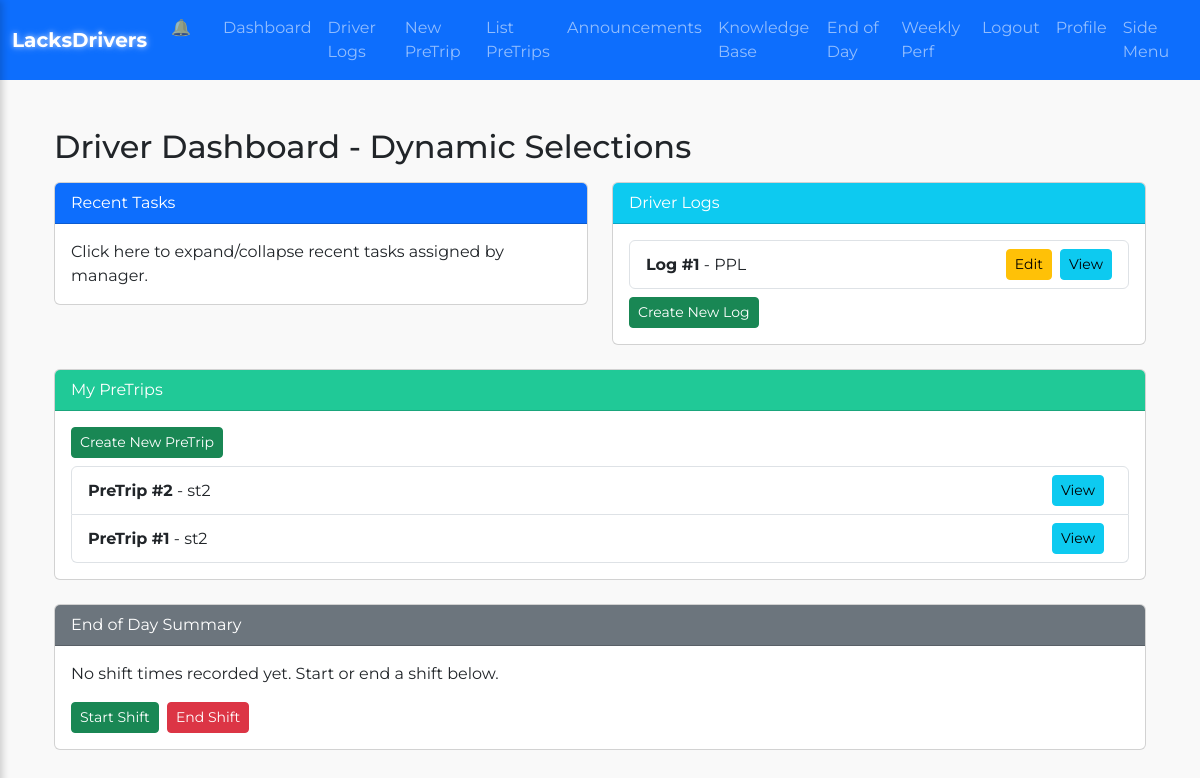
/dashboard (signed in), run on an earlier commit of the app's database.
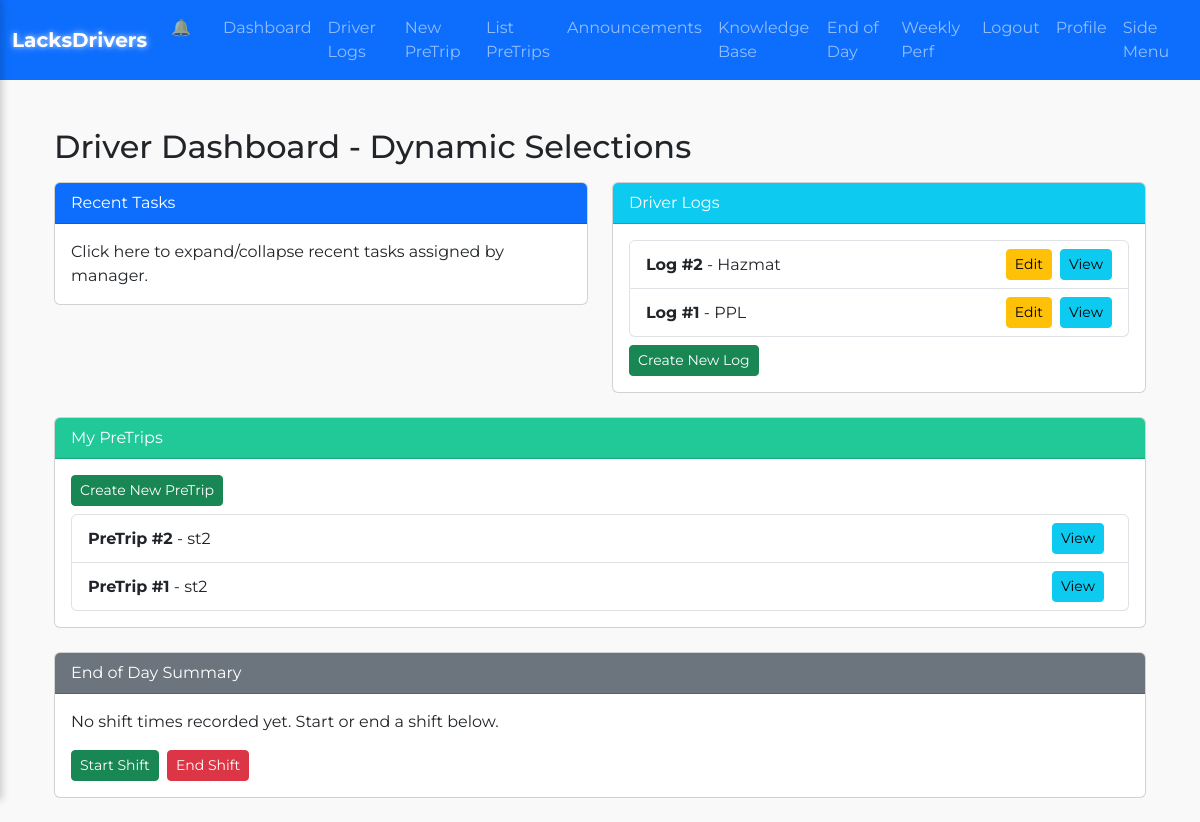
And on a later commit of the database.
### lacksdrivers.py (models this page shows)
class DriverLog(db.Model):
    __tablename__ = "driver_log"
    id = db.Column(db.Integer, primary_key=True)
    driver_id = db.Column(db.Integer, db.ForeignKey("user.id"), nullable=False)
    driver = db.relationship("User", backref="driver_logs", lazy="joined")
    date = db.Column(db.Date, default=date.today)
    arrive_time = db.Column(db.String(20))  # storing 12-hr string
    depart_time = db.Column(db.String(20))
    downtime_reason = db.Column(db.String(200), nullable=True)
    load_size = db.Column(db.String(10), nullable=False)
    plant_name = db.Column(db.String(20), nullable=False)
    maintenance = db.Column(db.Boolean, default=False)
    fuel = db.Column(db.Boolean, default=False)
    meeting = db.Column(db.Boolean, default=False)
    created_at = db.Column(db.DateTime, default=datetime.utcnow)
    updated_at = db.Column(db.DateTime, onupdate=datetime.utcnow)

class PreTrip(db.Model):
    __tablename__ = "pretrip"
    id = db.Column(db.Integer, primary_key=True)
    user_id = db.Column(db.Integer, db.ForeignKey("user.id"))
    pretrip_date = db.Column(db.Date, default=date.today)
    shift = db.Column(db.String(10), default="1st")
    truck_type = db.Column(db.String(20), default="Semi")
    truck_name = db.Column(db.String(50))
    start_mileage = db.Column(db.Integer, nullable=True)
    cab_doors_windows = db.Column(db.Boolean, default=False)
    body_doors = db.Column(db.Boolean, default=False)
    oil_leak = db.Column(db.Boolean, default=False)
    grease_leak = db.Column(db.Boolean, default=False)
    coolant_leak = db.Column(db.Boolean, default=False)
    fuel_leak = db.Column(db.Boolean, default=False)
    lights_working = db.Column(db.Boolean, default=False)
    tires_ok = db.Column(db.Boolean, default=False)
    damage_report = db.Column(db.Text, nullable=True)
    oil_system_status = db.Column(Enum(*ITEM_STATUSES, name="oil_system_enum"), default="operational")
    tires_status = db.Column(Enum(*ITEM_STATUSES, name="tires_enum"), default="operational")
    created_at = db.Column(db.DateTime, default=datetime.utcnow)
    updated_at = db.Column(db.DateTime, onupdate=datetime.utcnow)
    posttrip = db.relationship("PostTrip", uselist=False, backref="pretrip")

### lacksdrivers.py (the view, shortened to what this page needs)
@app.route("/dashboard", methods=["GET", "POST"])
@login_required
def dashboard():
    if current_user.role == "driver":
        logs = DriverLog.query.filter_by(driver_id=current_user.id)\
            .order_by(DriverLog.created_at.desc()).limit(5).all()
        pretrips = PreTrip.query.filter_by(user_id=current_user.id)\
            .order_by(PreTrip.created_at.desc()).limit(5).all()
        tasks = Task.query.filter_by(assigned_to=current_user.id)\
            .order_by(Task.created_at.desc()).limit(5).all()
    else:
        logs = DriverLog.query.order_by(DriverLog.created_at.desc()).limit(5).all()
        pretrips = PreTrip.query.order_by(PreTrip.created_at.desc()).limit(5).all()
        tasks = Task.query.order_by(Task.created_at.desc()).limit(5).all()
    dm_form = DirectMessageForm()
    all_users = User.query.filter(User.id != current_user.id).all()
    dm_form.receiver_id.choices = [(u.id, u.username) for u in all_users]
    inbox = DirectMessage.query.filter_by(receiver_id=current_user.id).order_by(DirectMessage.timestamp.desc()).all()
    outbox = DirectMessage.query.filter_by(sender_id=current_user.id).order_by(DirectMessage.timestamp.desc()).all()
    return render_template(
        "dashboard.html",
        logs=logs,
        pretrips=pretrips,
        tasks=tasks,
        dm_form=dm_form,
        inbox=inbox,
        outbox=outbox
    )

### lacksdrivers.py (called while the page is built)
@login_manager.user_loader
def load_user(user_id):
    return User.query.get(int(user_id))

### templates/dashboard.html (shortened to what this page needs)
{% extends "base.html" %}
{% block content %}
<div class="container fade-in" style="overflow-x:auto;">
  <h2 class="mt-4 mb-3">Driver Dashboard - Dynamic Selections</h2>
  <div class="row">
    <div class="col-12 col-lg-6 mb-4">
      <div
        class="card hover-card"
        data-bs-toggle="collapse"
        data-bs-target="#recentTasksCollapse"
        style="cursor: pointer;"
      >
        <div class="card-header bg-primary text-white">
          Recent Tasks
        </div>
        <div class="card-body">
          <p class="m-0">Click here to expand/collapse recent tasks assigned by manager.</p>
        </div>
      </div>
    </div>
    <div class="col-12 col-lg-6 mb-4">
      <div class="card">
        <div class="card-header bg-info text-white">
          Driver Logs
        </div>
        <div class="card-body">
          {% if logs %}
            <ul class="list-group">
              {% for log in logs %}
                <li class="list-group-item d-flex justify-content-between align-items-center">
                  <div>
                    <strong>Log #{{ log.id }}</strong> - {{ log.plant_name }}
                  </div>
                  <div>
                    <a href="{{ url_for('edit_driver_log', log_id=log.id) }}"
                       class="btn btn-warning btn-sm me-1">
                      Edit
                    </a>
                    <a href="{{ url_for('view_driver_log', log_id=log.id) }}"
                       class="btn btn-info btn-sm">
                      View
                    </a>
                  </div>
                </li>
              {% endfor %}
            </ul>
          {% else %}
            <p>No logs found.</p>
          {% endif %}
          <a href="{{ url_for('new_driving_log') }}" class="btn btn-success btn-sm mt-2">
            Create New Log
          </a>
        </div>
      </div>
    </div>
  </div>
  <div class="card mb-4">
    <div class="card-header text-white" style="background-color: #20c997;">
      My PreTrips
    </div>
    <div class="card-body">
      <a href="{{ url_for('new_pretrip') }}" class="btn btn-success btn-sm mb-2">
        Create New PreTrip
      </a>
      {% if pretrips %}
        <ul class="list-group">
          {% for p in pretrips %}
            <li class="list-group-item d-flex justify-content-between align-items-center">
              <span>
                <strong>PreTrip #{{ p.id }}</strong> - {{ p.truck_name }}
              </span>
              <div>
                <a href="{{ url_for('view_pretrip', pretrip_id=p.id) }}"
                   class="btn btn-info btn-sm me-2">
                  View
                </a>
              </div>
            </li>
          {% endfor %}
        </ul>
      {% else %}
        <p>No PreTrips found.</p>
      {% endif %}
    </div>
  </div>
  <div class="card mb-4">
    <div class="card-header bg-secondary text-white">
      End of Day Summary
    </div>
    <div class="card-body">
      {% if shift_start and shift_end %}
        <p><strong>Shift Start:</strong> {{ shift_start }}</p>
        <p><strong>Shift End:</strong> {{ shift_end }}</p>
        <p><strong>Total Hours:</strong>
          {{ (shift_end - shift_start).total_seconds() / 3600 | round(2) }} hours
        </p>
        <a href="{{ url_for('end_of_day_summary') }}" class="btn btn-primary btn-sm">
          View Full Summary
        </a>
      {% else %}
        <p>No shift times recorded yet. Start or end a shift below.</p>
        <div class="mt-2">
          <a href="{{ url_for('start_shift') }}" class="btn btn-success btn-sm me-1">
            Start Shift
          </a>
          <a href="{{ url_for('end_shift') }}" class="btn btn-danger btn-sm">
            End Shift
          </a>
        </div>
      {% endif %}
    </div>
  </div>
</div>
{% endblock %}

What changed in the data, as far as the page shows it:
added DriverLog: id "2", plant_name "Hazmat"
